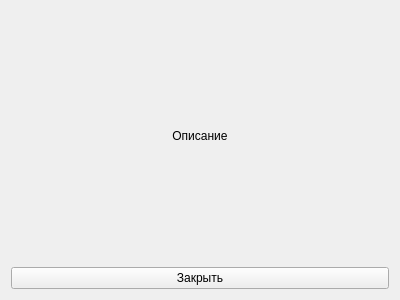
<?xml version="1.0" encoding="UTF-8"?>
<ui version="4.0">
 <class>Form</class>
 <widget class="QWidget" name="Form">
  <property name="geometry">
   <rect>
    <x>0</x>
    <y>0</y>
    <width>400</width>
    <height>300</height>
   </rect>
  </property>
  <property name="windowTitle">
   <string>Form</string>
  </property>
  <layout class="QHBoxLayout" name="horizontalLayout">
   <item>
    <layout class="QVBoxLayout" name="verticalLayout">
     <item>
      <widget class="QLabel" name="label">
       <property name="text">
        <string>Описание</string>
       </property>
       <property name="alignment">
        <set>Qt::AlignCenter</set>
       </property>
      </widget>
     </item>
     <item>
      <widget class="QPushButton" name="btnQuit">
       <property name="text">
        <string>Закрыть</string>
       </property>
      </widget>
     </item>
    </layout>
   </item>
  </layout>
 </widget>
 <resources/>
 <connections/>
</ui>
